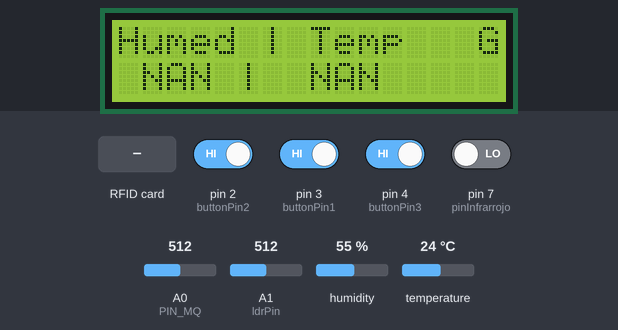
Bench run of a sketch on a simulated Arduino Uno, built with avr-gcc and run on an emulated ATmega328P. Shown: 16×2 character LCD. The inputs (shaded band) are chosen by the test bench; at power-on: pin 2 (buttonPin2), pin 3 (buttonPin1), pin 4 (buttonPin3) HIGH, pin 7 (pinInfrarrojo) LOW, humidity 55 %, A0 (PIN_MQ) = 512, A1 (ldrPin) = 512, temperature 24 °C. EEPROM starts erased; what the sketch prints to the serial monitor is not drawn.

Above: at 3.3 s.
3.4 s: RFID card A1 B2 C3 D4 held to the reader
10.4 s: RFID card 5E 7A 19 C4 held to the reader
12.4 s: pin 2 (buttonPin2) driven LOW and pin 4 (buttonPin3) driven LOW
At 14.3 s:
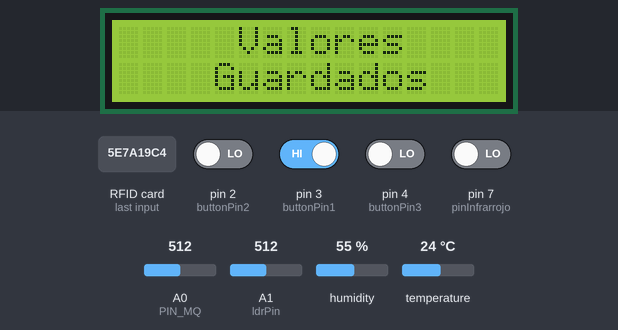
19.4 s: pin 4 (buttonPin3) driven HIGH
At 20.5 s:
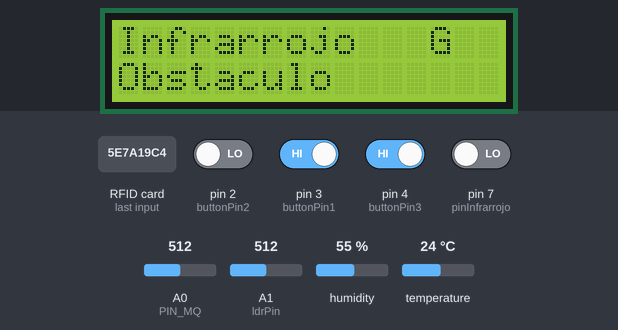
26.4 s: pin 2 (buttonPin2) driven HIGH and pin 3 (buttonPin1) driven LOW and pin 4 (buttonPin3) driven LOW and pin 7 (pinInfrarrojo) driven HIGH
At 27.1 s:
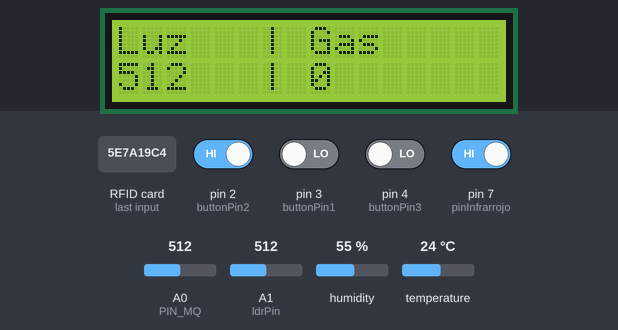
33.4 s: humidity set to 22 %
At 38.3 s:
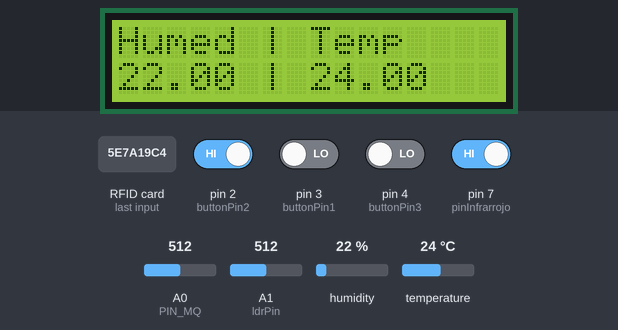
Timing chart, 0 to 39.8 s (numbered marks = the images above; inputs shaded):
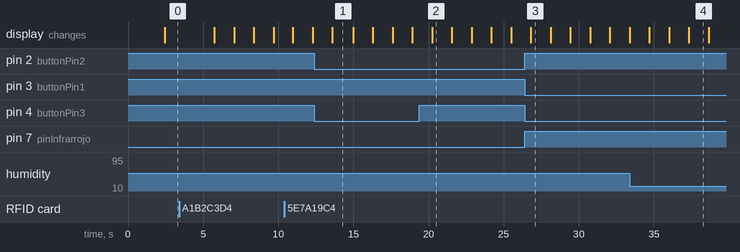

The sketch:

Codigo.ino
```cpp
#include <Wire.h>
#include <LiquidCrystal_I2C.h>
#include "DHT.h"
#include <EEPROM.h>
#include <SPI.h>
#include <MFRC522.h>

const int ledCalibracion = 13;
const int PIN_MQ = A0;
int VALOR_RL = 1;
float FACTOR_AIRE_LIMPIO_RO = 9.75;
int ldrPin = A1;                      // Pin LDR
const int pinInfrarrojo = 7;

int TIEMPOS_MUESTRA_CALIBRACION = 10;
int INTERVALO_MUESTRA_CALIBRACION = 100;
int INTERVALO_MUESTRA_LECTURA = 50;
int TIEMPOS_MUESTRA_LECTURA = 5;

#define GAS_CO2 2
#define DHTPIN 5       // Pin donde está conectado el sensor DHT11
#define DHTTYPE DHT11  // Tipo de sensor DHT

DHT dht(DHTPIN, DHTTYPE);
float humedad = 0;
float temperatura = 0;


// Asegúrate de usar la dirección correcta encontrada por el escáner I2C
LiquidCrystal_I2C lcd(0x27, 16, 2);

const int buttonPin1 = 3; // Pin al que está conectado el primer botón
const int buttonPin2 = 2; // Pin al que está conectado el segundo botón
const int buttonPin3 = 4; // Pin al que está conectado el segundo botón

int Opcion = 0;
int Opcion2 = 0;
int OpcionANT = 0;

long ppmCO2 = 0;
int valorLuz = 0;
int valorInfrarrojo = 0;
int rojoGlobal = 0;
int azulGlobal = 0;
int verdeGlobal = 0;

float CO2[3] = {2.3, 0.53, -0.44};
float Ro = 10;


//colores

#define S0 8
#define S1 9
#define S2 12
#define S3 11
#define sensorSalida 10
int frecuenciaRojo = 0;
int frecuenciaVerde = 0;
int frecuenciaAzul = 0;
int Rojo_Frec = 0;
int Verde_Frec = 0;
int Azul_Frec = 0;
int colorRojo;
int colorVerde;
int colorAzul;

// modulo rfid
#define SS_PIN 10  // pines temporales estan repetidos pero como vamos a cambiar de arduino se queda si de momento.
#define RST_PIN 9
MFRC522 rfid(SS_PIN, RST_PIN);

  // Pin para el LED u otra salida
int pinSalida = 7;

// Declarar una lista de NUIDs conocidos
byte NUIDsConocidos[][4] = {
  {0xA1, 0xB2, 0xC3, 0xD4},
  {0x01, 0x02, 0x03, 0x04},
  {0xFF, 0xEE, 0xDD, 0xCC}
};

// Número de NUIDs que se han almacenado
int cantidadNUIDs = sizeof(NUIDsConocidos) / sizeof(NUIDsConocidos[0]);


void setup() {
  Serial.begin(9600);

  Wire.begin();
  lcd.begin(16, 2);       // Inicializa la pantalla con 16 columnas y 2 filas
  lcd.backlight();        // Enciende la retroiluminación
  lcd.setCursor(0, 0);    // Coloca el cursor en la primera columna, primera fila

  dht.begin();
  pinMode(ledCalibracion, OUTPUT);
  digitalWrite(ledCalibracion, HIGH);
  Serial.println("Calibrando...");

  Ro = CalibrarSensor(PIN_MQ);
  digitalWrite(ledCalibracion, LOW);

  Serial.println(Ro);

  pinMode(buttonPin1, INPUT_PULLUP);
  pinMode(buttonPin2, INPUT_PULLUP);
  pinMode(buttonPin3, INPUT_PULLUP);

  //infrarrojo
  pinMode(pinInfrarrojo, INPUT);

  attachInterrupt(digitalPinToInterrupt(buttonPin1), boton1, FALLING);
  attachInterrupt(digitalPinToInterrupt(buttonPin2), boton2, FALLING);

  //colores
  //Defininiendo las salidas
  pinMode(S0, OUTPUT);
  pinMode(S1, OUTPUT);
  pinMode(S2, OUTPUT);
  pinMode(S3, OUTPUT);

  //Definiendo salidaSensor como entrada
  pinMode(sensorSalida, INPUT);

  // Configura la escala de Frecuencia en 20%
  digitalWrite(S0,HIGH);
  digitalWrite(S1,LOW);

  // Lector rfid
  SPI.begin();
  rfid.PCD_Init();
  // pinMode(pinSalida, OUTPUT); // Configuramos el pin como salida TDODAS ESTAS LINEAS ESTAN PENDIENTES DE VER SI SON NECESARIAS.
  // digitalWrite(pinSalida, LOW); // Inicialmente apagado
  // Serial.println(F("Esperando tarjeta RFID..."));


  delay(1000);
}

void boton1(){
  Opcion = 1;
}

void boton2(){
  Opcion = 2;
}

void loop() {
    ppmCO2 = 0;
    valorLuz = 0;
    valorInfrarrojo = 0;

    leerDHT11();

    ppmCO2 = ObtenerPorcentajeGas(LeerSensor(PIN_MQ)/Ro, GAS_CO2);
    valorLuz = SensorCantidadLuz();
    valorInfrarrojo = Infrarrojo();
    //Colores();

    Serial.print(humedad); // simulando el de humendad
    Serial.print(",");
    Serial.print(temperatura); //simulando el de temperatura
    Serial.print(",");
    Serial.print(ppmCO2);  //salida del sensor de CO2
    Serial.print(",");
    Serial.print(valorLuz);
    Serial.print(",");
    Serial.println(valorInfrarrojo);

    /*Serial.print(",");
    Serial.print(rojoGlobal);
    Serial.print(",");
    Serial.print(verdeGlobal);
    Serial.print(",");
    Serial.println(azulGlobal);*/

    //para agregar más sensores es necesario agregar más líneas como la anterior
    /*
        Serial.print(",");
        Serial.println(NUEVO SENSOR);
    */

  leerTarjetaRFID();  // Llamamos a la función que lee la tarjeta continuamente
  pantallaLCD();
  delay(1000);
}

float CalcularResistenciaSensor(int valor_adc) {
    return (((float)VALOR_RL * (1023 - valor_adc) / valor_adc));
}

float CalibrarSensor(int pin_mq) {
    int i;
    float valor = 0;

    for (i = 0; i < TIEMPOS_MUESTRA_CALIBRACION; i++) {
        valor += CalcularResistenciaSensor(analogRead(pin_mq));
        delay(INTERVALO_MUESTRA_CALIBRACION);
    }
    valor = valor / TIEMPOS_MUESTRA_CALIBRACION;
    valor = valor / FACTOR_AIRE_LIMPIO_RO;
    return valor;
}

float LeerSensor(int pin_mq) {
    int i;
    float rs = 0;

    for (i = 0; i < TIEMPOS_MUESTRA_LECTURA; i++) {
        rs += CalcularResistenciaSensor(analogRead(pin_mq));
        delay(INTERVALO_MUESTRA_LECTURA);
    }

    rs = rs / TIEMPOS_MUESTRA_LECTURA;
    return rs;
}

long ObtenerPorcentajeGas(float rs_ro_ratio, int id_gas) {
    return CalcularPorcentaje(rs_ro_ratio, CO2);
}

long CalcularPorcentaje(float rs_ro_ratio, float *curva) {
    return (pow(10, ((log(rs_ro_ratio) - curva[1]) / curva[2]) + curva[0]));
}


//LDR
int SensorCantidadLuz() {
  int valorLuz = analogRead(ldrPin);  // Lee el valor analógico del LDR

  return valorLuz;
}

//dht
void leerDHT11() {
  float humedad2 = humedad;
  float temperatura2 = temperatura;
  humedad = dht.readHumidity();
  temperatura = dht.readTemperature();

  // Verificar si hay errores al leer el sensor
  if (isnan(humedad) || isnan(temperatura)) {
    Serial.println("Error al leer el sensor DHT11");
    humedad = humedad2;
    temperatura = temperatura2;
  }
}

// LCD
void pantallaLCD (){
    // Leer el estado de los botones
  int buttonState1 = digitalRead(buttonPin1);
  int buttonState2 = digitalRead(buttonPin2);
  int buttonState3 = digitalRead(buttonPin3);

  // Verificar si el primer botón está presionado
  if (buttonState3 == HIGH) {
    Opcion = 3;
  }

  switch (Opcion) {
    case 1:
      lcdB1();
      break;
    case 2:
      lcdB2();
      break;
    case 3:
      lcdB3();
      break;
    default:
      if (OpcionANT == 0){
        lcdInicio();  // Mensaje de bienvenida en pantalla lcd y espera 2s
      }
      OpcionANT = 1;
      break;
  }
}


void lcdInicio(){
  lcd.clear();
  lcd.setCursor(0,0);
  lcd.print("***Bienvenido***");
  lcd.setCursor(0,1);
  lcd.print("Fase 1 - Grupo 5");
}

void lcdB1(){
  lcd.clear();
  lcd.setCursor(0,0);

  if (Opcion2 == 0){
    lcd.print("Humed | Temp");
    lcd.setCursor(0,1);
    lcd.print(String(humedad) + " | " + String(temperatura));
    Opcion2 = 1;
  }else if(Opcion2 == 1){
    lcd.print("Luz   | Gas");
    lcd.setCursor(0,1);
    String mensaje = String(valorLuz);

    // Agregar espacios hasta que la longitud sea 3
    while (mensaje.length() < 6) {
    mensaje += " ";
    }
    lcd.print( mensaje + "| " + String(ppmCO2));
    Opcion2 =2;
  }else if(Opcion2 == 2){
    lcd.print("Infrarrojo");
    lcd.setCursor(0,1);
    if (valorInfrarrojo == 0){
      lcd.print("Obstaculo");
    }else{
      lcd.print("Libre");
    }
    Opcion2 = 0;
  }
}

void lcdB2(){
  lcd.clear();
  lcd.setCursor(0,0);
  lcd.print("     Valores");
  lcd.setCursor(0,1);
  lcd.print("    Guardados ");

  byte* bytePointer;

  bytePointer = (byte*)(void*)&humedad; // Castea el float a un array de bytes
  for (int i = 0; i < sizeof(humedad); i++) {
    EEPROM.write(0 + i, bytePointer[i]);
  }

  bytePointer = (byte*)(void*)&temperatura; // Castea el float a un array de bytes
  for (int i = 0; i < sizeof(temperatura); i++) {
    EEPROM.write(100 + i, bytePointer[i]);
  }

  bytePointer = (byte*)(void*)&valorLuz; // Castea el int a un array de bytes
  for (int i = 0; i < sizeof(valorLuz); i++) {
    EEPROM.write(200 + i, bytePointer[i]);
  }

  bytePointer = (byte*)(void*)&ppmCO2; // Castea el long a un array de bytes
  for (int i = 0; i < sizeof(ppmCO2); i++) {
    EEPROM.write(300 + i, bytePointer[i]);
  }
  //infrarrojo en la eeprom
  bytePointer = (byte*)(void*)&valorInfrarrojo;
  for (int i=0; i<sizeof(valorInfrarrojo);i++){
    EEPROM.write(400+i, bytePointer[i]);
  }


  Opcion = 1;
}

void lcdB3(){
  float humedad2 ;
  float temperatura2;
  long ppmCO22;
  int valorLuz2;
  int valorInfrarrojo2;

  byte* bytePointer0 = (byte*)(void*)&humedad2;
  for (int i = 0; i < sizeof(humedad2); i++) {
    bytePointer0[i] = EEPROM.read(0 + i);
  }

  byte* bytePointer1 = (byte*)(void*)&temperatura2;
  for (int i = 0; i < sizeof(temperatura2); i++) {
    bytePointer1[i] = EEPROM.read(100 + i);
  }

  byte* bytePointer2 = (byte*)(void*)&valorLuz2;
  for (int i = 0; i < sizeof(valorLuz2); i++) {
    bytePointer2[i] = EEPROM.read(200 + i);
  }

  byte* bytePointer3 = (byte*)(void*)&ppmCO22;
  for (int i = 0; i < sizeof(ppmCO22); i++) {
    bytePointer3[i] = EEPROM.read(300 + i);
  }

  byte* bytePointer4 = (byte*)(void*)&valorInfrarrojo2;
  for (int i=0; i<sizeof(valorInfrarrojo2);i++){
    bytePointer4[i] = EEPROM.read(400+i);
  }


  lcd.clear();
  lcd.setCursor(0,0);

  if (Opcion2 == 0){
    lcd.print("Humed | Temp   G");
    lcd.setCursor(0,1);
    lcd.print(String(humedad2) + " | " + String(temperatura2));
    Opcion2 = 1;
  }else if(Opcion2 == 1){
    lcd.print("Luz   | Gas    G");
    lcd.setCursor(0,1);
    String mensaje = String(valorLuz2);

    // Agregar espacios hasta que la longitud sea 3
    while (mensaje.length() < 6) {
    mensaje += " ";
    }
    lcd.print( mensaje + "| " + String(ppmCO22));
    Opcion2 = 2;
  }else if(Opcion2 == 2){
    lcd.print("Infrarrojo   G");
    lcd.setCursor(0,1);
    if (valorInfrarrojo2 == 0){
      lcd.print("Obstaculo");
    }else{
      lcd.print("Libre");
    }
    Opcion2 = 0;
  }
}


int Infrarrojo(){

  int valor = digitalRead(pinInfrarrojo);
  return valor;

}

void leerTarjetaRFID() {
  // Revisar si hay una tarjeta presente
  if (!rfid.PICC_IsNewCardPresent()) {
    return; // Si no hay tarjeta, salimos de la función
  }

  // Revisar si la tarjeta puede ser leída
  if (!rfid.PICC_ReadCardSerial()) {
    return; // Si no puede ser leída, salimos de la función
  }

  /*/ Mostrar el NUID de la tarjeta
  Serial.print(F("NUID de la tarjeta: "));
  for (byte i = 0; i < 4; i++) {
    Serial.print(rfid.uid.uidByte[i], HEX);
    Serial.print(" ");
  }
  Serial.println();
  */

  // Comparar el NUID con la lista de NUIDs conocidos
  if (tarjetaEsConocida(rfid.uid.uidByte)) {
    Serial.println("Tarjeta reconocida. Activando salida.");
    digitalWrite(pinSalida, HIGH); // Activar salida
    delay(2000); // Mantener salida activada por 2 segundos
    digitalWrite(pinSalida, LOW);  // Apagar salida
  } else {
    Serial.println("Tarjeta no reconocida.");
  }

  // Detener la lectura de la tarjeta
  rfid.PICC_HaltA();
}

// Función para comparar la tarjeta leída con la lista de NUIDs conocidos
bool tarjetaEsConocida(byte* nuidLeido) {
  for (int i = 0; i < cantidadNUIDs; i++) {
    bool coinciden = true;
    for (int j = 0; j < 4; j++) {
      if (NUIDsConocidos[i][j] != nuidLeido[j]) {
        coinciden = false;
        break; // Salir si no coinciden
      }
    }
    if (coinciden) {
      return true; // Si los 4 bytes coinciden, la tarjeta es reconocida
    }
  }
  return false; // Si ninguna coincidió, la tarjeta no es reconocida
}
```

Measured:
- after the input at 12.4 s, the display: changes after 1.2 s (image 1)
- after the input at 19.4 s, the display: changes after 0.84 s (image 2)
- after the input at 26.4 s, the display: changes after 0.42 s (image 3)
- what the display in image 1 shows lasts 1.4 s, from 13.6 s to 15.0 s
- what the display in image 2 shows lasts 1.4 s, from 20.2 s to 21.6 s
